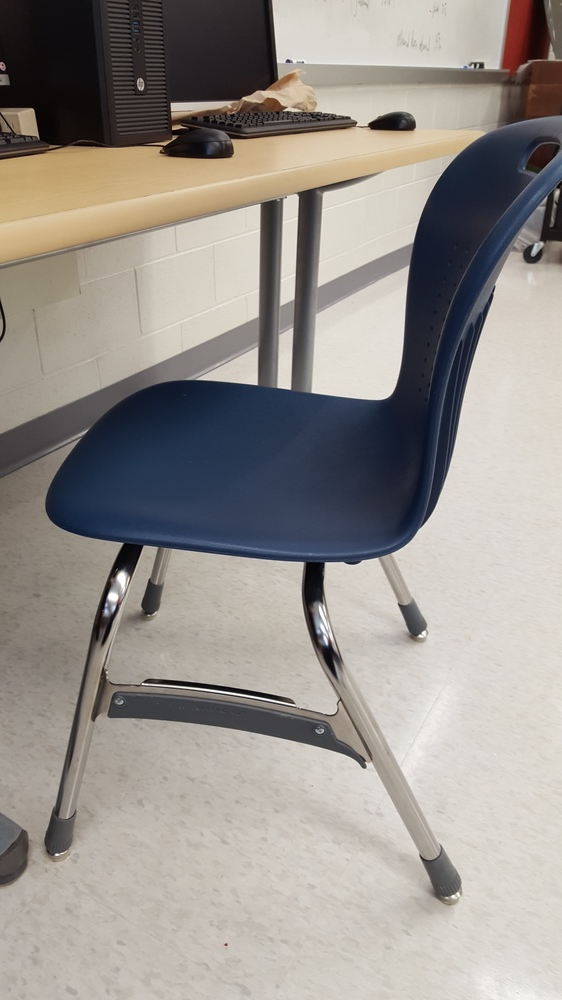
#> input picture chair_left.jpg, 562 x 1000 px, shrunk from 2988 x 5312 before the run
$ python depth_perception_LR.py   (older library calls are emulated)
#> lines starting #> are read from the running program, lines starting #| are printed output that depends on the picture; after the words box and inside, x2 and y2 are one past the last pixel; in counts of white or black regions, pixels touching at a corner belong together
import cv2
import numpy as np
from matplotlib import pyplot as plt
from pickle import dump

img1 = cv2.imread('chair_left.jpg',0)
#> img1: shape (1000, 562); min 0, max 255, mean 147.5
img2 = cv2.imread('chair_right.jpg',0)
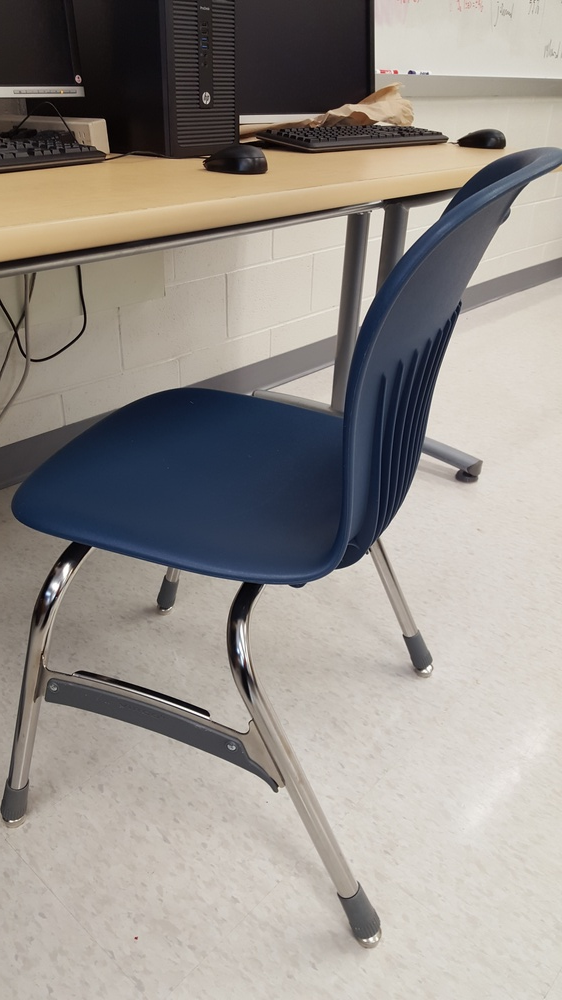
#> input picture chair_right.jpg, 562 x 1000 px, shrunk from 2988 x 5312 before the run
#> img2: shape (1000, 562); min 0, max 255, mean 145.9

sift = cv2.SIFT()

kp1, des1 = sift.detectAndCompute(img1,None)
#> kp1 = 557 keypoints; strongest (x, y, size): (112, 597, 6.6), (358, 354, 62.3), (288, 61, 2.7), (57, 855, 2)
kp2, des2 = sift.detectAndCompute(img2,None)
#> kp2 = 541 keypoints; strongest (x, y, size): (48, 593, 2.9), (410, 72, 2.8), (206, 713, 3.7), (467, 474, 15.5)

FLANN_INDEX_KDTREE = 0
index_params = dict(algorithm = FLANN_INDEX_KDTREE, trees = 5)
search_params = dict(checks = 50)

flann = cv2.FlannBasedMatcher(index_params,search_params)
matches = flann.knnMatch(des1,des2,k=2)
#> matches = 557 matches

good = []
pts1 = []
pts2 = []

for i,(m,n) in enumerate(matches):
    if m.distance < 0.8*n.distance:
        good.append(m)
        pts2.append(kp2[m.trainIdx].pt)
        pts1.append(kp1[m.queryIdx].pt)
#> after the loop, good = 153 matches; pts1 = 153 pairs, first value 2.43 to 552.3, second value 3.03 to 902.9; pts2 = 153 pairs, first value 3.01 to 547.6, second value 18.15 to 945.9

#pts1 = np.int32(pts1)
#pts2 = np.int32(pts2)
pts1 = np.float32(pts1)
pts2 = np.float32(pts2)

F, mask = cv2.findFundamentalMat(pts1,pts2,cv2.FM_LMEDS)
#> F = [[7.36e-07, 7.63e-06, -0.00363], [-1.59e-07, 1.62e-06, -0.0322], [0.00289, 0.0284, 1]]; mask = 153 values, max 1 at index 0, min 0 at index 1, mean 0.647

pts1 = pts1[mask.ravel()==1]
#> pts1 = 99 pairs, first value 2.43 to 462.2, second value 7.94 to 902.9
pts2 = pts2[mask.ravel()==1]
#> pts2 = 99 pairs, first value 8.99 to 500.1, second value 33.59 to 945.9

def drawlines(img1,img2,lines,pts1,pts2):
    r,c = img1.shape
    img1 = cv2.cvtColor(img1,cv2.COLOR_GRAY2BGR)
    img2 = cv2.cvtColor(img2,cv2.COLOR_GRAY2BGR)
    for r,pt1,pt2 in zip(lines,pts1,pts2):
        color = tuple(np.random.randint(0,255,3).tolist())
        x0,y0 = map(int,[0,-r[2]/r[1]])
        x1,y1 = map(int,[c,-(r[2]+r[0]*c)/r[1]])
        img1 = cv2.line(img1,(x0,y0),(x1,y1),color,1)
        img1 = cv2.circle(img1,tuple(pt1),5,color,-1)
        img2 = cv2.circle(img2,tuple(pt2),5,color,-1)
    return img1,img2

lines1 = cv2.computeCorrespondEpilines(pts2.reshape(-1,1,2),2,F)
#> lines1 = 99 rows, first 8: [0.0997, 0.995, -108.4], [0.0996, 0.995, -112.6], [0.0996, 0.995, -121.1], [0.0997, 0.995, -110.8], [0.0997, 0.995, -110.8], [0.0994, 0.995, -136.6], [0.0927, 0.996, -809.1], [0.0944, 0.996, -636.5]
lines1 = lines1.reshape(-1,3)
img5,img6 = drawlines(img1,img2,lines1,pts1,pts2)
#> the loop in drawlines, `for r,pt1,pt2 in zip(lines,pts1,pts2):` made 99 passes
#> (r, pt1, pt2, color, y0, y1) on passes 1 to 8: ([0.0997, 0.995, -108.4], [2.43, 112.9], [66.6, 122.2], (172, 47, 117), 108, 52), ([0.0996, 0.995, -112.6], [18.83, 113.7], [89.79, 124], (192, 67, 251), 113, 56), ([0.0996, 0.995, -121.1], [25.16, 120.9], [94.65, 131.4], (195, 103, 9), 121, 65), ([0.0997, 0.995, -110.8], [30.57, 111.4], [102.7, 121.2], (211, 21, 242), 111, 55), ([0.0997, 0.995, -110.8], [30.57, 111.4], [102.7, 121.2], (36, 87, 70), 111, 55), ([0.0994, 0.995, -136.6], [52.64, 134.6], [121.1, 143.6], (216, 88, 140), 137, 81), ([0.0927, 0.996, -809.1], [56.07, 811.2], [8.99, 781.3], (58, 193, 230), 812, 760), ([0.0944, 0.996, -636.5], [102, 632.1], [42.6, 617.2], (39, 87, 174), 639, 586)
#> after the loop in drawlines, `for r,pt1,pt2 in zip(lines,pts1,pts2):`:
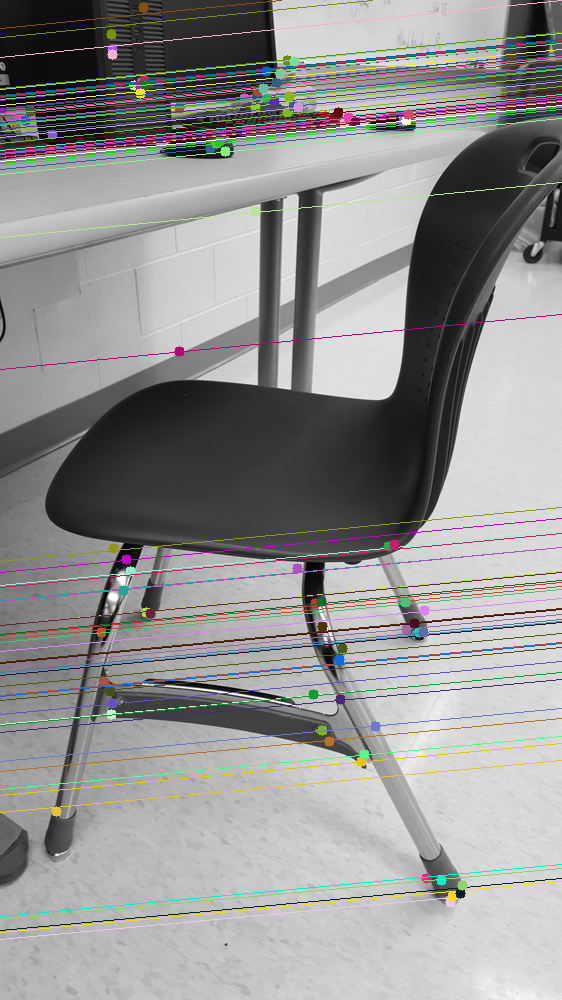
#> img1: shape (1000, 562, 3); mean B, G, R 145.8, 146.8, 146.9
#> after the loop in drawlines, `for r,pt1,pt2 in zip(lines,pts1,pts2):`:
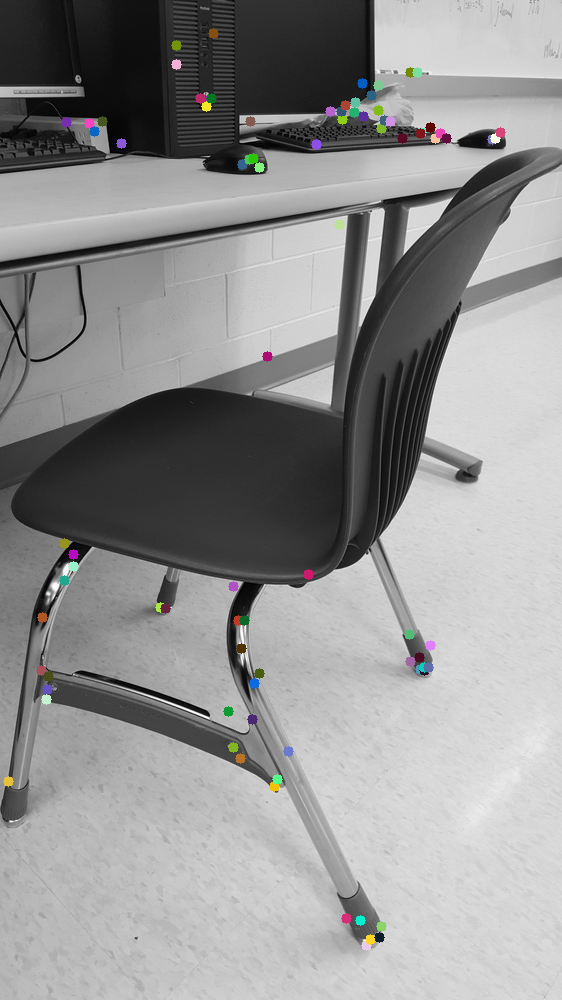
#> img2: shape (1000, 562, 3); mean B, G, R 145.9, 146, 146

lines2 = cv2.computeCorrespondEpilines(pts1.reshape(-1,1,2),1,F)
#> lines2 = 99 rows, first 8: [-0.0863, -0.996, 131.3], [-0.0858, -0.996, 133.5], [-0.084, -0.996, 140.4], [-0.086, -0.996, 132.5], [-0.086, -0.996, 132.5], [-0.0801, -0.997, 155.2], [0.0839, -0.996, 781.5], [0.0405, -0.999, 617.2]
lines2 = lines2.reshape(-1,3)
img3,img4 = drawlines(img2,img1,lines2,pts2,pts1)
#> the loop in drawlines (call 2), `for r,pt1,pt2 in zip(lines,pts1,pts2):` made 99 passes
#> (r, pt1, pt2, color, y0, y1) on passes 1 to 8: ([-0.0863, -0.996, 131.3], [66.6, 122.2], [2.43, 112.9], (182, 235, 165), 131, 83), ([-0.0858, -0.996, 133.5], [89.79, 124], [18.83, 113.7], (125, 156, 111), 133, 85), ([-0.084, -0.996, 140.4], [94.65, 131.4], [25.16, 120.9], (232, 2, 27), 140, 93), ([-0.086, -0.996, 132.5], [102.7, 121.2], [30.57, 111.4], (211, 217, 151), 132, 84), ([-0.086, -0.996, 132.5], [102.7, 121.2], [30.57, 111.4], (53, 51, 174), 132, 84), ([-0.0801, -0.997, 155.2], [121.1, 143.6], [52.64, 134.6], (148, 181, 29), 155, 110), ([0.0839, -0.996, 781.5], [8.99, 781.3], [56.07, 811.2], (67, 35, 39), 784, 831), ([0.0405, -0.999, 617.2], [42.6, 617.2], [102, 632.1], (137, 73, 41), 617, 640)
#> pass 1, in drawlines (call 2), `img1 = cv2.line(img1,(x0,y0),(x1,y1),color,1)`:
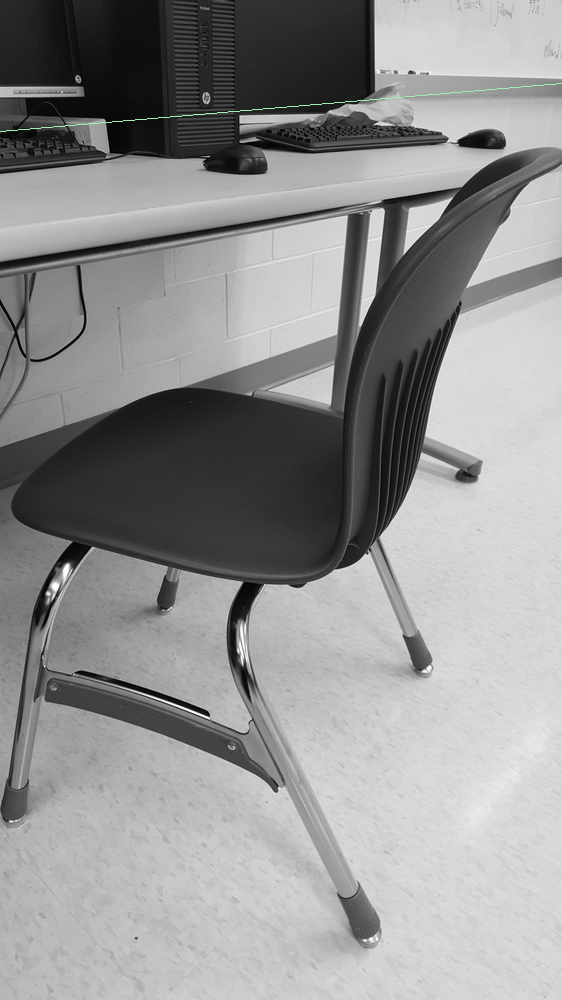
#> img1: shape (1000, 562, 3); mean B, G, R 146, 146, 145.9
#> pass 2, in drawlines (call 2), `img1 = cv2.line(img1,(x0,y0),(x1,y1),color,1)`:
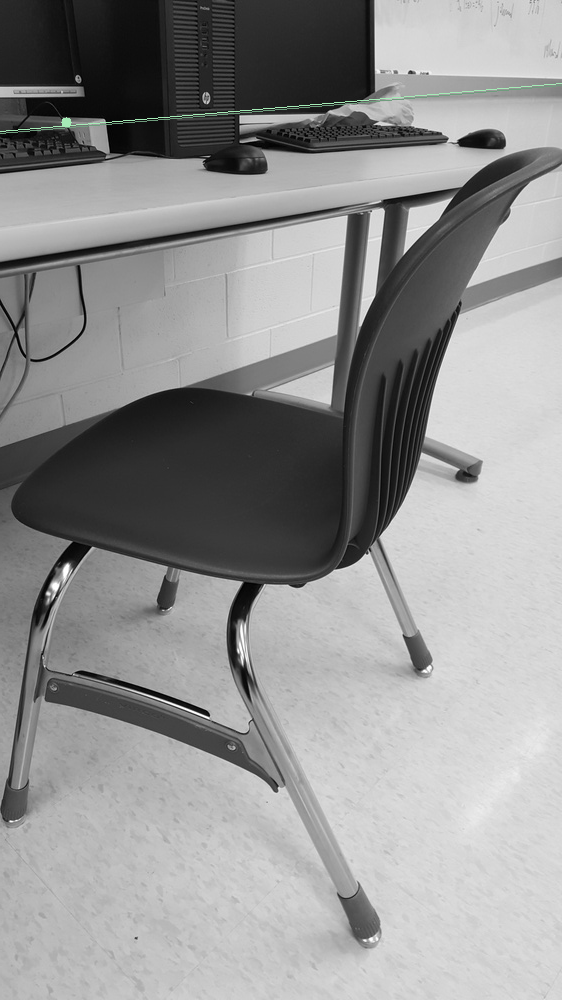
#> img1: shape (1000, 562, 3); mean B, G, R 146, 146.1, 146
#> after the loop in drawlines (call 2), `for r,pt1,pt2 in zip(lines,pts1,pts2):`:
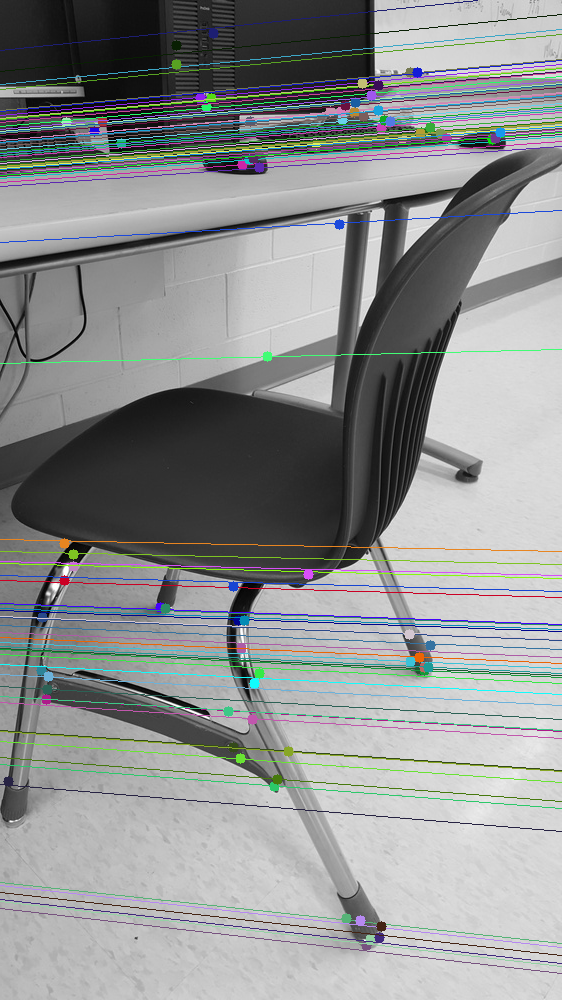
#> img1: shape (1000, 562, 3); 8.69% of pixels changed, all inside (x1, y1, x2, y2) = (0, 0, 562, 974)
#> after the loop in drawlines (call 2), `for r,pt1,pt2 in zip(lines,pts1,pts2):`:
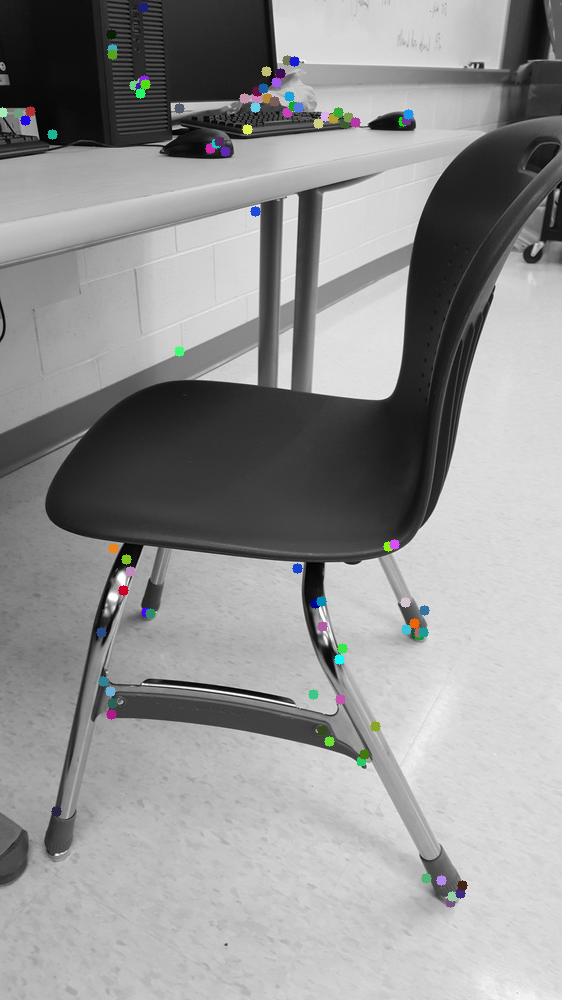
#> img2: shape (1000, 562, 3); mean B, G, R 147.7, 147.6, 147.4

#?

#pts1 = np.int32(pts1)
#pts2 = np.int32(pts2)

#print(pts1)

fout=open('pts1.pkl','wb')
dump(pts1,fout)
fout.close()

f2out=open('pts2.pkl','wb')
dump(pts2,f2out)
f2out.close()

#plt.subplot(121),plt.imshow(img5)
#plt.subplot(122),plt.imshow(img3)
#plt.show()
